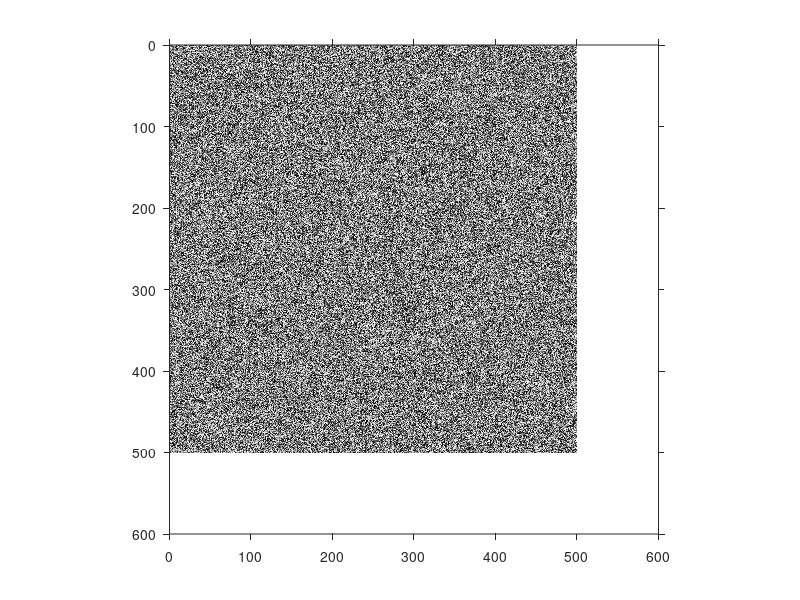

Recreate this plot in MATLAB.
%% init
close all;
clear;
clc;

%% Parameters
I = rand(500, 500);

% Create figure
figure1 = figure;
colormap('gray');

% Create axes
axes1 = axes('Parent',figure1);
hold(axes1,'on');

% Create image
image(I,'Parent',axes1,'CDataMapping','scaled');

% Uncomment the following line to preserve the X-limits of the axes
% xlim(axes1,[0.5 500.5]);
% Uncomment the following line to preserve the Y-limits of the axes
% ylim(axes1,[0.5 500.5]);
box(axes1,'on');
axis(axes1,'ij');
% Set the remaining axes properties
set(axes1,'DataAspectRatio',[1 1 1],'Layer','top','TickDir','out');
